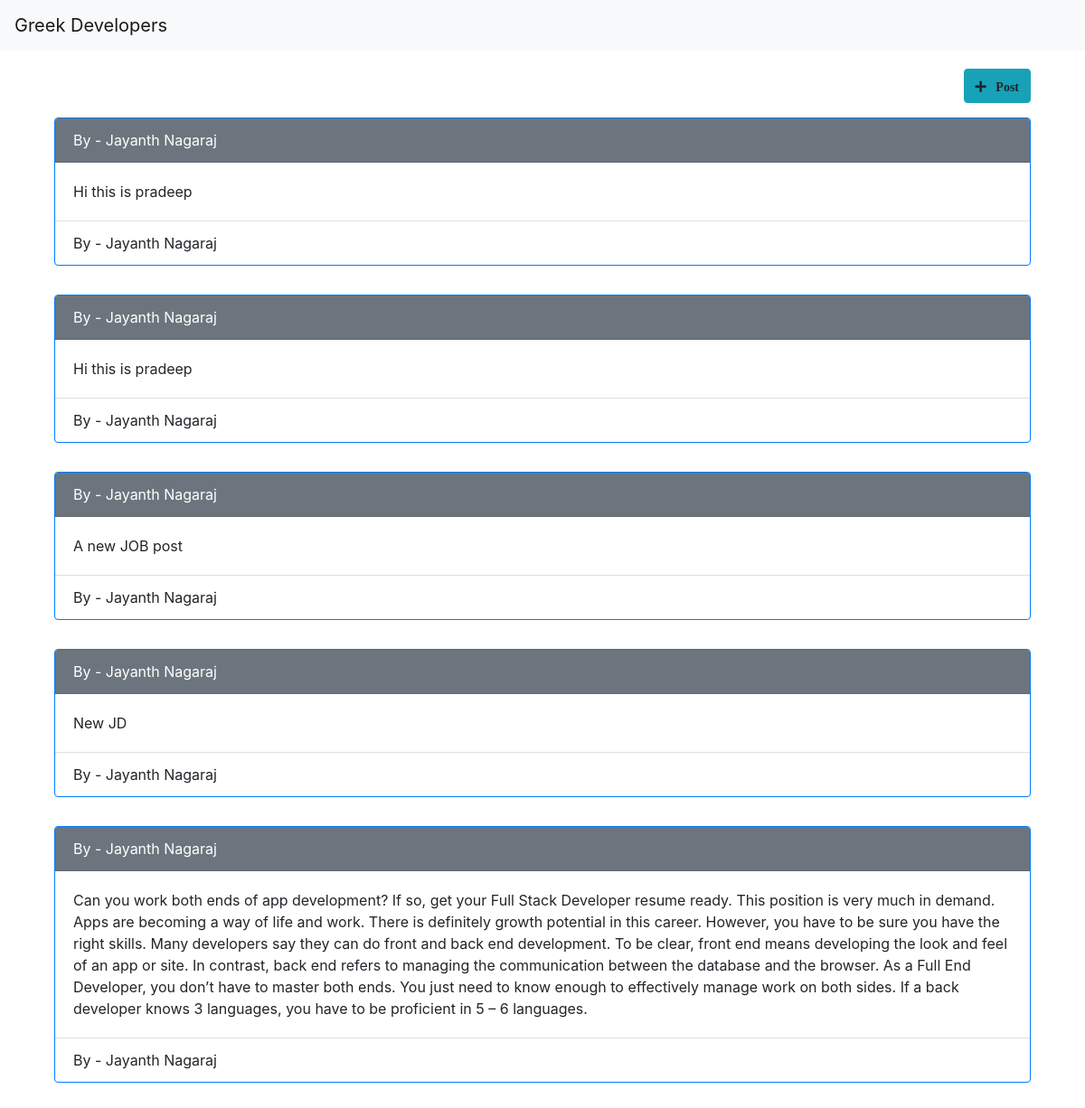
The app's page /activities with its own data.
### credentials/models.py (models this page shows)
class CodePost(models.Model):
    description = models.TextField()
    name = models.CharField(max_length=255)
    ts = models.DateField(auto_now=True)

### credentials/views/activities.py (the view, shortened to what this page needs)
# urls.py: url(r'^activities', activities.show_activities.as_view(), name='activities'),
class show_activities(APIView):
    def get(self, request):
        data = []
        values = {}
        try:
            posts = CodePost.objects.all().order_by('ts')
            for post in posts:
                values = {
                    'description': post.description,
                    'user': post.name,
                    'posted_time': post.ts
                }
                data.append(values)
        except Exception as e:
            print(str(e))
            return render(request, 'activity.html')
        return render(request, 'activity.html', {'rendered_data':data})

### template/activity.html (shortened to what this page needs)
{% extends 'base.html'%}
{% load static %}
{% block css %}
<link rel="stylesheet" href="https://use.fontawesome.com/releases/v5.3.1/css/all.css">
{% endblock %}
{% block content %}
    <main class="main container">
        <div class="col-md-12 mt-3">
            <form method="post" id="jobdescription-form" role="form" action="activities">
                    <div class="form-group row">
                        <div class="col-sm-12">
                            <a class="btn btn-info btn-md mt-1 float-right" style="padding:0.375rem 0.75rem;" onclick="submit_post()">
                                <i class="fas fa-plus fa-sm">&nbsp;&nbsp; Post</i>
                            </a>
                        </div>
                    </div>
                    {% for post in rendered_data %}
                    <div class="form-group row">
                        <div class="col-sm-12">
                            <div class="card border-primary mb-3">
                                <div class="card-header bg-secondary">
                                    <div style="color: #ffffff;">
                                        By - {{ post.user }}
                                    </div>
                                </div>
                                <div class="card-body">
                                    {{ post.description }}
                                </div>
                                <div class="card-footer bg-transparent">
                                    By - {{ post.user }}
                                </div>
                            </div>
                        </div>
                    </div>
                    {% endfor %}
            </form>
        </div>
    </main>
{% endblock %}

### template/base.html (shortened to what this page needs)
<!doctype html>
<html lang="en">
    <head>
        <link rel="stylesheet" href="https://stackpath.bootstrapcdn.com/bootstrap/4.3.1/css/bootstrap.min.css">
        {% block css %}
        {% endblock %}
    </head>
    <body>
        <nav class="navbar navbar-expand-lg navbar-light bg-light">
            <a class="navbar-brand" href="#">Greek Developers</a>
        </nav>
    {% block content %}
    {% endblock %}
    </body>
</html>

### records on screen
CodePost: user "Jayanth Nagaraj", description "Hi this is pradeep", user "Jayanth Nagaraj"
CodePost: user "Jayanth Nagaraj", description "Hi this is pradeep", user "Jayanth Nagaraj"
CodePost: user "Jayanth Nagaraj", description "A new JOB post", user "Jayanth Nagaraj"
CodePost: user "Jayanth Nagaraj", description "New JD", user "Jayanth Nagaraj"
CodePost: user "Jayanth Nagaraj", description "Can you work both ends of app development? If so, get your Full Stack Developer resume ready. This position is very much in demand. Apps are becoming a way of life and work. There is definitely growth potential in this career. However, you have to be sure you have the right skills. Many developers say they can do front and back end development. To be clear, front end means developing the look and feel of an app or site. In contrast, back end refers to managing the communication between the database and the browser. As a Full End Developer, you don’t have to master both ends. You just need to know enough to effectively manage work on both sides. If a back developer knows 3 languages, you…", user "Jayanth Nagaraj"
